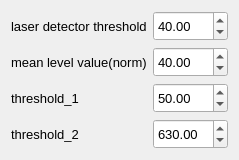
                   <widget class="QWidget" name="scrollAreaWidgetContents_4">
                    <property name="geometry">
                     <rect>
                      <x>0</x>
                      <y>0</y>
                      <width>234</width>
                      <height>158</height>
                     </rect>
                    </property>
                    <layout class="QHBoxLayout" name="horizontalLayout_12">
                     <item>
                      <layout class="QVBoxLayout" name="verticalLayout_17">
                       <item>
                        <widget class="QLabel" name="LBL_laserDTH">
                         <property name="minimumSize">
                          <size>
                           <width>0</width>
                           <height>30</height>
                          </size>
                         </property>
                         <property name="maximumSize">
                          <size>
                           <width>16777215</width>
                           <height>30</height>
                          </size>
                         </property>
                         <property name="font">
                          <font>
                           <pointsize>10</pointsize>
                          </font>
                         </property>
                         <property name="text">
                          <string>laser detector threshold</string>
                         </property>
                        </widget>
                       </item>
                       <item>
                        <widget class="QLabel" name="LBL_norm">
                         <property name="minimumSize">
                          <size>
                           <width>0</width>
                           <height>30</height>
                          </size>
                         </property>
                         <property name="maximumSize">
                          <size>
                           <width>16777215</width>
                           <height>30</height>
                          </size>
                         </property>
                         <property name="font">
                          <font>
                           <pointsize>10</pointsize>
                          </font>
                         </property>
                         <property name="text">
                          <string>mean level value(norm)</string>
                         </property>
                        </widget>
                       </item>
                       <item>
                        <widget class="QLabel" name="LBL_th1">
                         <property name="minimumSize">
                          <size>
                           <width>0</width>
                           <height>30</height>
                          </size>
                         </property>
                         <property name="maximumSize">
                          <size>
                           <width>16777215</width>
                           <height>30</height>
                          </size>
                         </property>
                         <property name="font">
                          <font>
                           <pointsize>10</pointsize>
                          </font>
                         </property>
                         <property name="text">
                          <string>threshold_1</string>
                         </property>
                        </widget>
                       </item>
                       <item>
                        <widget class="QLabel" name="L">
                         <property name="minimumSize">
                          <size>
                           <width>0</width>
                           <height>30</height>
                          </size>
                         </property>
                         <property name="maximumSize">
                          <size>
                           <width>16777215</width>
                           <height>30</height>
                          </size>
                         </property>
                         <property name="font">
                          <font>
                           <pointsize>10</pointsize>
                          </font>
                         </property>
                         <property name="text">
                          <string>threshold_2</string>
                         </property>
                        </widget>
                       </item>
                      </layout>
                     </item>
                     <item>
                      <layout class="QVBoxLayout" name="verticalLayout_20">
                       <item>
                        <widget class="QDoubleSpinBox" name="spinBox_laserDTH">
                         <property name="minimumSize">
                          <size>
                           <width>0</width>
                           <height>30</height>
                          </size>
                         </property>
                         <property name="maximumSize">
                          <size>
                           <width>16777215</width>
                           <height>30</height>
                          </size>
                         </property>
                         <property name="font">
                          <font>
                           <pointsize>10</pointsize>
                          </font>
                         </property>
                         <property name="minimum">
                          <double>5.000000000000000</double>
                         </property>
                         <property name="maximum">
                          <double>500.000000000000000</double>
                         </property>
                         <property name="singleStep">
                          <double>0.010000000000000</double>
                         </property>
                         <property name="value">
                          <double>40.000000000000000</double>
                         </property>
                        </widget>
                       </item>
                       <item>
                        <widget class="QDoubleSpinBox" name="spinBox_norm">
                         <property name="minimumSize">
                          <size>
                           <width>0</width>
                           <height>30</height>
                          </size>
                         </property>
                         <property name="maximumSize">
                          <size>
                           <width>16777215</width>
                           <height>30</height>
                          </size>
                         </property>
                         <property name="font">
                          <font>
                           <pointsize>10</pointsize>
                          </font>
                         </property>
                         <property name="minimum">
                          <double>5.000000000000000</double>
                         </property>
                         <property name="maximum">
                          <double>500.000000000000000</double>
                         </property>
                         <property name="singleStep">
                          <double>0.010000000000000</double>
                         </property>
                         <property name="value">
                          <double>40.000000000000000</double>
                         </property>
                        </widget>
                       </item>
                       <item>
                        <widget class="QDoubleSpinBox" name="calib_sett_rect_dist_spin">
                         <property name="minimumSize">
                          <size>
                           <width>0</width>
                           <height>30</height>
                          </size>
                         </property>
                         <property name="maximumSize">
                          <size>
                           <width>16777215</width>
                           <height>30</height>
                          </size>
                         </property>
                         <property name="font">
                          <font>
                           <pointsize>10</pointsize>
                          </font>
                         </property>
                         <property name="minimum">
                          <double>5.000000000000000</double>
                         </property>
                         <property name="maximum">
                          <double>500.000000000000000</double>
                         </property>
                         <property name="singleStep">
                          <double>0.010000000000000</double>
                         </property>
                         <property name="value">
                          <double>50.000000000000000</double>
                         </property>
                        </widget>
                       </item>
                       <item>
                        <widget class="QDoubleSpinBox" name="calib_sett_baseline_spin">
                         <property name="minimumSize">
                          <size>
                           <width>0</width>
                           <height>30</height>
                          </size>
                         </property>
                         <property name="maximumSize">
                          <size>
                           <width>16777215</width>
                           <height>30</height>
                          </size>
                         </property>
                         <property name="font">
                          <font>
                           <pointsize>10</pointsize>
                          </font>
                         </property>
                         <property name="minimum">
                          <double>5.000000000000000</double>
                         </property>
                         <property name="maximum">
                          <double>1500.000000000000000</double>
                         </property>
                         <property name="singleStep">
                          <double>0.010000000000000</double>
                         </property>
                         <property name="value">
                          <double>630.000000000000000</double>
                         </property>
                        </widget>
                       </item>
                      </layout>
                     </item>
                    </layout>
                   </widget>
